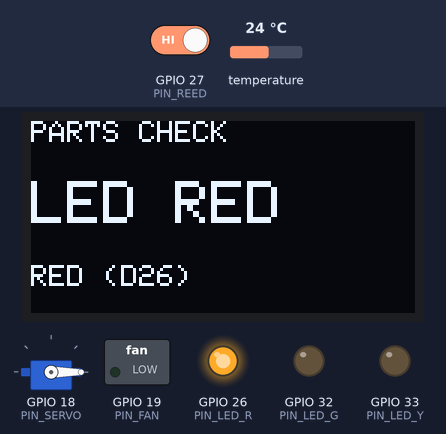
Bench run of a sketch on a simulated ESP32. Shown: servo, 128×64 one-colour display, switched loads named in the sketch (green lamp = pin HIGH), output pins drawn as LEDs (lit = HIGH). Inputs (shaded band) come from the test bench; at power-on: GPIO 27 (PIN_REED) HIGH, temperature 24 °C. What the sketch prints to the serial monitor is not drawn.

Above: at 1.4 s.
At 3.5 s:
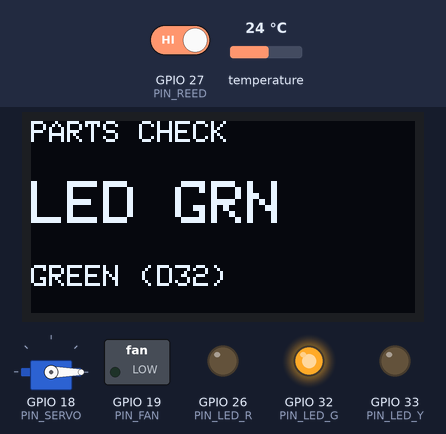
At 6.6 s:
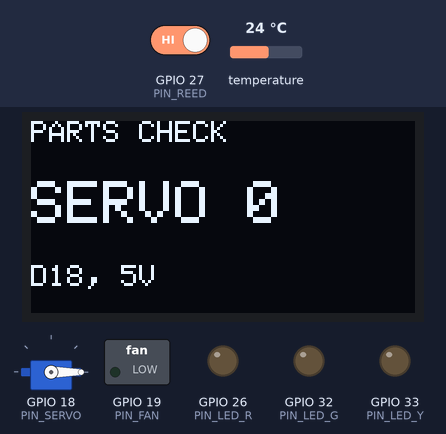
At 10.3 s:
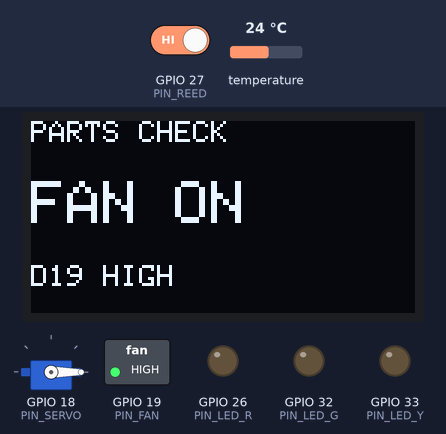
At 13.8 s:
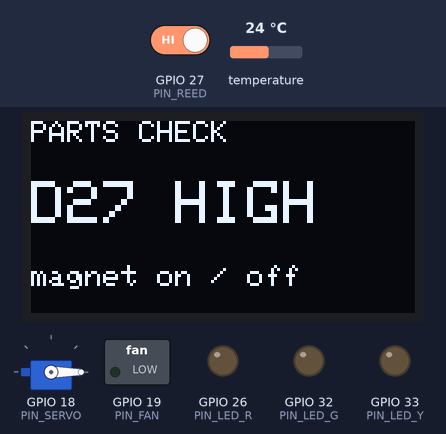
At 21.9 s:
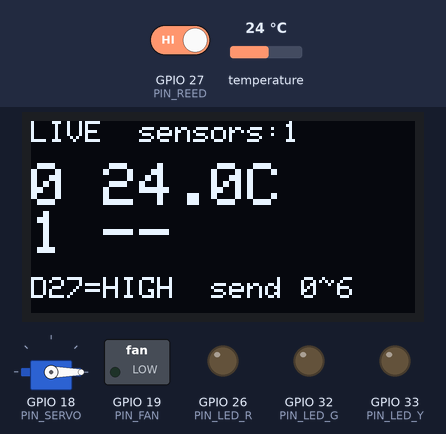
Timing chart, 0 to 23.4 s (numbered marks = the images above):
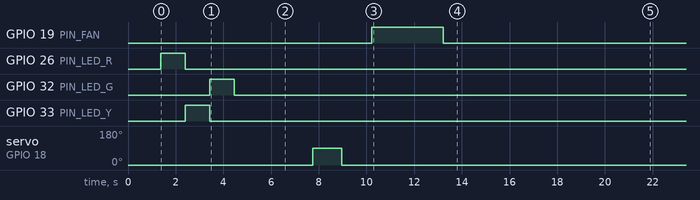

The sketch:

parts_check.ino
```cpp
/*
  부품 점검 코드 (실내용)  -  TEAM 부스럭
  ==========================================
  실내에서 부품이 하나씩 제대로 연결됐는지 확인하는 코드예요.
  켜면 전체 점검을 한 번 자동으로 하고, 그다음엔 "실시간 보기"로 바뀌어요.

  시리얼 모니터(115200)에서 숫자를 보내면 그 부품만 다시 점검해요.
    1 : 온도센서 (개수, 주소, 온도)
    2 : 신호등 LED (빨강 -> 노랑 -> 초록)
    3 : 부저 (LOW일 때, HIGH일 때 각각 1초)
    4 : 서보 댐퍼 (0도 -> 90도 -> 0도)
    5 : 팬 (3초 켜기)
    6 : 리드스위치 (자석 대고 떼기)
    0 : 전체 다시 점검
  ※ 시리얼 모니터 아래 줄 끝 설정은 아무거나 괜찮아요.

  실시간 보기 (OLED + 시리얼 2초마다)
    두 센서의 온도, 뚜껑 상태(D27 값)를 보여 줘요.
    센서 하나를 손으로 꽉 쥐면 그 센서 온도만 올라가요.
    -> 그 센서가 몇 번인지 알 수 있어요(식품칸/냉기실 구분).

  필요한 라이브러리: OneWire, DallasTemperature, ESP32Servo,
                    Adafruit SSD1306, Adafruit GFX Library
*/

#include <OneWire.h>
#include <DallasTemperature.h>
#include <ESP32Servo.h>
#include <Wire.h>
#include <Adafruit_GFX.h>
#include <Adafruit_SSD1306.h>

const int PIN_DS = 4, PIN_SERVO = 18, PIN_FAN = 19;
const int PIN_REED = 27, PIN_LED_R = 26, PIN_LED_Y = 33, PIN_LED_G = 32, PIN_BUZ = 25;

OneWire oneWire(PIN_DS);
DallasTemperature sensors(&oneWire);
Servo damper;
Adafruit_SSD1306 oled(128, 64, &Wire, -1);
bool oledOk = false;

int nSensors = 0;
DeviceAddress addr[4];   // 최대 4개까지 확인

// 부저는 테스트할 때만 켜고, 평소엔 소리가 안 나게 핀을 입력으로 둬요.
// (LOW에서 울리는 모듈이든 HIGH에서 울리는 모듈이든 조용해요)
void buzzerQuiet() { pinMode(PIN_BUZ, INPUT); }

void oledMsg(const char* line1, const char* line2 = "") {
  if (!oledOk) return;
  oled.clearDisplay();
  oled.setTextColor(SSD1306_WHITE);
  oled.setTextSize(1);
  oled.setCursor(0, 0);  oled.print("PARTS CHECK");
  oled.setTextSize(2);
  oled.setCursor(0, 20); oled.print(line1);
  oled.setTextSize(1);
  oled.setCursor(0, 48); oled.print(line2);
  oled.display();
}

void printAddr(const DeviceAddress a) {
  Serial.print("{");
  for (int i = 0; i < 8; i++) {
    Serial.printf("0x%02X", a[i]);
    if (i < 7) Serial.print(", ");
  }
  Serial.print("}");
}

// ---------------- 1. 온도센서 ----------------
void checkTemp() {
  Serial.println("\n[1] 온도센서 점검");
  oledMsg("TEMP", "searching...");
  sensors.begin();
  nSensors = min((int)sensors.getDeviceCount(), 4);
  Serial.printf("  찾은 센서: %d개 (2개가 정상)\n", nSensors);
  if (nSensors == 0) {
    Serial.println("  -> 하나도 없음: 노랑선이 D4 줄인지, 4.7kΩ 저항(D4~3.3V)이 있는지, 빨강·검정이 바뀌지 않았는지 확인");
  }
  sensors.setWaitForConversion(true);
  for (int i = 0; i < nSensors; i++) {
    sensors.getAddress(addr[i], i);
    sensors.setResolution(addr[i], 12);
  }
  sensors.requestTemperatures();
  for (int i = 0; i < nSensors; i++) {
    float c = sensors.getTempC(addr[i]);
    Serial.printf("  %d번 센서: %.2f C   주소 = ", i, c);
    printAddr(addr[i]);
    Serial.println();
  }
  if (nSensors == 1) Serial.println("  -> 1개만 잡힘: 두 번째 센서 노랑선이 D4 줄에 꽂혔는지 확인");
  if (nSensors >= 1) Serial.println("  센서 하나를 손으로 쥐고 실시간 보기에서 어느 번호가 오르는지 보세요.");
  sensors.setWaitForConversion(false);
  sensors.requestTemperatures();
}

// ---------------- 2. LED ----------------
void checkLed() {
  Serial.println("\n[2] 신호등 LED 점검 (각 1초)");
  const int pins[3] = {PIN_LED_R, PIN_LED_Y, PIN_LED_G};
  const char* names[3] = {"RED (D26)", "YELLOW (D33)", "GREEN (D32)"};
  for (int i = 0; i < 3; i++) {
    digitalWrite(pins[i], HIGH);
    Serial.printf("  %s 켬\n", names[i]);
    oledMsg(i == 0 ? "LED RED" : i == 1 ? "LED YEL" : "LED GRN", names[i]);
    delay(1000);
    digitalWrite(pins[i], LOW);
  }
  Serial.println("  -> 이름과 다른 색이 켜지면 선이 바뀐 것. 켜야 할 때 꺼지고 나머지가 켜지면 반대 방식 모듈.");
}

// ---------------- 3. 부저 ----------------
void checkBuzzer() {
  Serial.println("\n[3] 부저 점검");
  pinMode(PIN_BUZ, OUTPUT);
  Serial.println("  지금 D25 = LOW  (1초)");
  oledMsg("BUZ LOW", "sound now? -> LOW type");
  digitalWrite(PIN_BUZ, LOW);  delay(1000);
  Serial.println("  지금 D25 = HIGH (1초)");
  oledMsg("BUZ HIGH", "sound now? -> HIGH type");
  digitalWrite(PIN_BUZ, HIGH); delay(1000);
  buzzerQuiet();
  Serial.println("  -> LOW일 때 울렸으면 precool_ai의 BUZZER_ON_LEVEL = LOW (지금 설정 그대로)");
  Serial.println("  -> HIGH일 때 울렸으면 BUZZER_ON_LEVEL = HIGH 로 바꾸기");
}

// ---------------- 4. 서보 ----------------
void checkServo() {
  Serial.println("\n[4] 서보 댐퍼 점검");
  int seq[3] = {0, 90, 0};
  for (int i = 0; i < 3; i++) {
    damper.write(seq[i]);
    Serial.printf("  %d도\n", seq[i]);
    char b[12]; snprintf(b, sizeof(b), "SERVO %d", seq[i]);
    oledMsg(b, "D18, 5V");
    delay(1200);
  }
  Serial.println("  -> 안 움직이면 주황선 D18, 빨강 5V 줄, 갈색 GND 확인");
}

// ---------------- 5. 팬 ----------------
void checkFan() {
  Serial.println("\n[5] 팬 점검 (3초 켬)");
  oledMsg("FAN ON", "D19 HIGH");
  digitalWrite(PIN_FAN, HIGH);
  delay(3000);
  digitalWrite(PIN_FAN, LOW);
  oledMsg("FAN OFF", "D19 LOW");
  Serial.println("  -> 안 돌면 MOSFET 모듈 + / LOAD / - 연결과 팬 선 방향 확인");
  Serial.println("  -> 약하게 돌면 5V 전원으로는 모듈이 충분히 못 켜는 것일 수 있음");
  delay(500);
}

// ---------------- 6. 리드스위치 ----------------
void checkReed() {
  Serial.println("\n[6] 리드스위치 점검 (8초 동안 자석을 댔다 뗐다 해 보세요)");
  int last = -1;
  unsigned long t0 = millis();
  while (millis() - t0 < 8000) {
    int v = digitalRead(PIN_REED);
    if (v != last) {
      Serial.printf("  D27 = %s\n", v == LOW ? "LOW" : "HIGH");
      oledMsg(v == LOW ? "D27 LOW" : "D27 HIGH", "magnet on / off");
      last = v;
    }
    delay(20);
  }
  Serial.println("  -> 자석 댔을 때 LOW면 precool_ai의 LID_CLOSED_LEVEL = LOW (지금 설정 그대로)");
  Serial.println("  -> 자석 댔을 때 HIGH면 LID_CLOSED_LEVEL = HIGH 로 바꾸기");
  Serial.println("  -> 값이 전혀 안 바뀌면 DO선 D27, 모듈 VCC 3.3V, GND 확인 / 자석을 더 가까이");
}

void checkAll() {
  checkTemp(); checkLed(); checkBuzzer(); checkServo(); checkFan(); checkReed();
  Serial.println("\n=== 전체 점검 끝. 이제 실시간 보기 (숫자 1~6, 0으로 다시 점검) ===");
}

void liveView() {
  static unsigned long last = 0;
  if (millis() - last < 2000) return;
  last = millis();
  float c[4];
  for (int i = 0; i < nSensors; i++) c[i] = sensors.getTempC(addr[i]);
  sensors.requestTemperatures();   // 다음 2초 뒤에 읽을 값 준비
  int v = digitalRead(PIN_REED);

  Serial.print("[실시간] ");
  for (int i = 0; i < nSensors; i++) Serial.printf("%d번=%.2fC  ", i, c[i]);
  if (nSensors == 0) Serial.print("센서없음  ");
  Serial.printf("D27=%s\n", v == LOW ? "LOW" : "HIGH");

  if (!oledOk) return;
  oled.clearDisplay();
  oled.setTextColor(SSD1306_WHITE);
  oled.setTextSize(1);
  oled.setCursor(0, 0);
  oled.printf("LIVE  sensors:%d", nSensors);
  for (int i = 0; i < 2; i++) {
    oled.setCursor(0, 14 + i * 16);
    oled.setTextSize(2);
    if (i < nSensors && c[i] > -55) oled.printf("%d %.1fC", i, c[i]);
    else oled.printf("%d --", i);
  }
  oled.setTextSize(1);
  oled.setCursor(0, 52);
  oled.printf("D27=%s  send 0~6", v == LOW ? "LOW" : "HIGH");
  oled.display();
}

void setup() {
  Serial.begin(115200);
  delay(500);
  Serial.println("\n===== 부품 점검 시작 =====");

  pinMode(PIN_FAN, OUTPUT); digitalWrite(PIN_FAN, LOW);
  pinMode(PIN_LED_R, OUTPUT); pinMode(PIN_LED_Y, OUTPUT); pinMode(PIN_LED_G, OUTPUT);
  digitalWrite(PIN_LED_R, LOW); digitalWrite(PIN_LED_Y, LOW); digitalWrite(PIN_LED_G, LOW);
  buzzerQuiet();
  pinMode(PIN_REED, INPUT_PULLUP);

  damper.setPeriodHertz(50);
  damper.attach(PIN_SERVO, 500, 2400);
  damper.write(0);

  Wire.begin(21, 22);
  oledOk = oled.begin(SSD1306_SWITCHCAPVCC, 0x3C);
  Serial.println(oledOk ? "[OLED] 찾음 (0x3C)" : "[OLED] 못 찾음: SDA D21, SCL D22, VCC 3.3V 확인 / 주소 0x3D일 수도 있음");

  checkAll();
}

void loop() {
  if (Serial.available()) {
    char ch = Serial.read();
    switch (ch) {
      case '1': checkTemp(); break;
      case '2': checkLed(); break;
      case '3': checkBuzzer(); break;
      case '4': checkServo(); break;
      case '5': checkFan(); break;
      case '6': checkReed(); break;
      case '0': checkAll(); break;
      default: break;   // 엔터 등은 무시
    }
  }
  liveView();
}
```

Measured:
- what the display in image 0 shows lasts 1.0 s, from 1.4 s to 2.4 s
- what the display in image 2 shows lasts 1.3 s, from 6.5 s to 7.8 s
- what the display in image 3 shows lasts 3.1 s, from 10.2 s to 13.3 s
- what the display in image 4 shows lasts 8.0 s, from 13.8 s to 21.8 s
